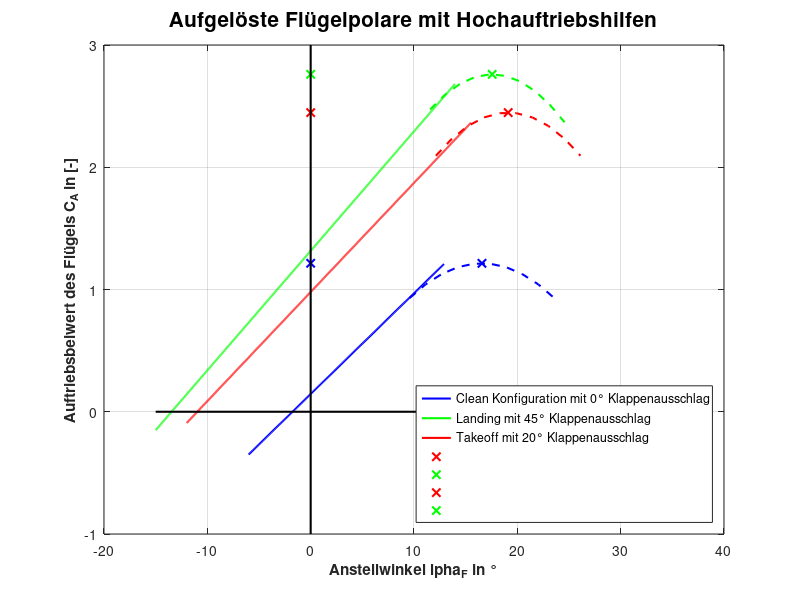

This figure's MATLAB source:
clc
clear
close

load Ergebnisse_Hochauftrieb_1.mat
load Ergebnisse_Hochauftrieb_2.mat






%% Plotting
%Clean Polare
plot(HA1.alphas,HA1.CAs,'blue','LineWidth',1.5)
hold on

title("Aufgelöste Flügelpolare mit Hochauftriebshilfen","FontSize",15)
ylabel("Auftriebsbeiwert des Flügels C_{A} in [-]","FontWeight","bold")
xlabel("Anstellwinkel \alpha_{F} in °","FontWeight","bold")

%Landing Polare
alphas = -15:0.01:HA2.alpha_F_max_VFFK_deg-HA1.delta_alpha_CA_F_max; % normal Plotten bis alphamax - delta alpha

plot(alphas,HA2.CA_sl,'green','LineWidth',1.5)


%Takeoff Polare
alphas = -12:0.01:(HA2.alpha_F_max_VFFK_deg_TO-HA1.delta_alpha_CA_F_max); % normal Plotten bis alphamax - delta alpha

plot(alphas,HA2.CA_st,'red','LineWidth',1.5)

% Kritische Punkte -> CA_Max stimmt nicht perfekt mit ende der geraden
% überein ?!
grid on
plot([HA2.alpha_F_max_VFFK_deg_TO - HA1.delta_alpha_CA_F_max],[0],'redx','LineWidth',1.5)
plot([HA2.alpha_F_max_VFFK_deg - HA1.delta_alpha_CA_F_max],[0],'greenx','LineWidth',1.5)

plot([0],[HA2.CA_F_max_VFFK_TO],'redx','LineWidth',1.5)
plot([0],[HA2.CA_F_max_VFFK],'greenx','LineWidth',1.5)


plot(HA1.alpha_Ca_F_max, 0, 'xblue','LineWidth',1.5)
%CA MAX
plot(0, HA1.CA_F_max,"xblue",'LineWidth',1.5)

%% Abfall der Polaren Plotten

% Parameter der quadratischen Funktion
a = 0.008; % Koeffizient von x^2
h = HA2.alpha_F_max_VFFK_deg; % x-Koordinate des Maximums
k = HA2.CA_F_max_VFFK; % y-Koordinate des Maximums

% Bereich der x-Achse
x = linspace(h-6, h+7, 10); % Hier können Sie den Bereich anpassen

% Quadratische Funktion berechnen
y = -a * (x - h).^2 + k;

% Plot erstellen
plot(x, y,"green--",'LineWidth',1.5)
plot(h, k, 'gx','LineWidth',1.5)


% Parameter der quadratischen Funktion
a = 0.0072; % Koeffizient von x^2
h = HA2.alpha_F_max_VFFK_deg_TO; % x-Koordinate des Maximums
k = HA2.CA_F_max_VFFK_TO; % y-Koordinate des Maximums

% Bereich der x-Achse
x = linspace(h-7, h+7, 10); % Hier können Sie den Bereich anpassen

% Quadratische Funktion berechnen
y = -a * (x - h).^2 + k;

% Plot erstellen
plot(x, y,"red--",'LineWidth',1.5)
plot(h, k, 'rx','LineWidth',1.5)

% Parameter der quadratischen Funktion
a = 0.0058; % Koeffizient von x^2
h = HA1.alpha_Ca_F_max; % x-Koordinate des Maximums
k = HA1.CA_F_max; % y-Koordinate des Maximums

% Bereich der x-Achse
x = linspace(h-7, h+7, 10); % Hier können Sie den Bereich anpassen

% Quadratische Funktion berechnen
y = -a * (x - h).^2 + k;

% Plot erstellen
plot(x, y,"blue--",'LineWidth',1.5)
plot(h, k, 'bx','LineWidth',1.5)
% Achsen
P1 = [0 0];
P2 = [-1 3];
plot(P1,P2,'black','LineWidth',1.5)
P3 = [-15 35];
P4 = [0 0];
plot(P3,P4,'black','LineWidth',1.5)

ylim([-1, 3])

legend("Clean Konfiguration mit 0° Klappenausschlag","Landing mit 45° Klappenausschlag","Takeoff mit 20° Klappenausschlag",'','','','','Location', 'southeast')
hold off



%%%%%%%%%%%%%%%%%%%%%%%%%%%%%%%%%%%%%%%%%%%%%%%%%%%%%%%%%%%%%%%%%%%%%%%%%%%
%% Widerstandspolaren















